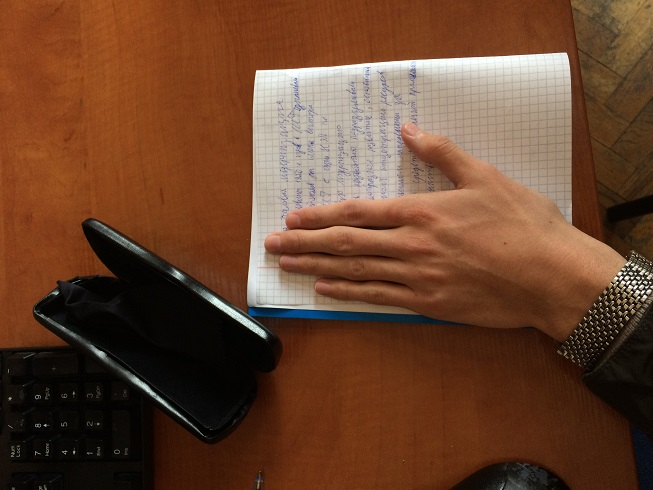
#> input picture lab4/ex1.JPG, 653 x 490 px, found by its file name
$ jupyter execute Lab4.ipynb
#> lines starting #> are read from the running program, lines starting #| are printed output that depends on the picture
# Pattern match
### Task: Сделайте self фото на некотором расстоянии от камеры с поднятой рукой. Сделайте crop вашей руки - это ваш шаблон. Исходное изображение - это матрица в которой вы будете искать шаблон.

[cell 1]
import numpy as np
import matplotlib.pyplot as plt
import matplotlib.image as pltimg
from skimage import data
from skimage.feature import match_template

template_or = pltimg.imread('.\\ex1.jpg')
#> template_or is the input picture: shape (490, 653, 3); mean R, G, B 105.8, 67.8, 45.2

r, g, b = template_or[:,:,0], template_or[:,:,1], template_or[:,:,2]
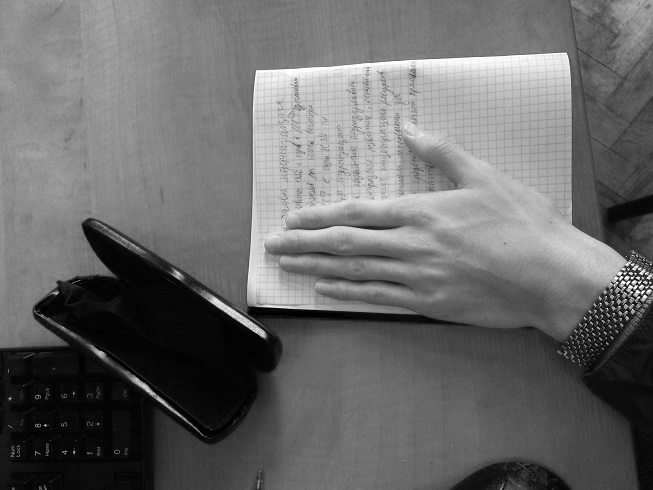
#> r: shape (490, 653); min 0, max 255, mean 105.8
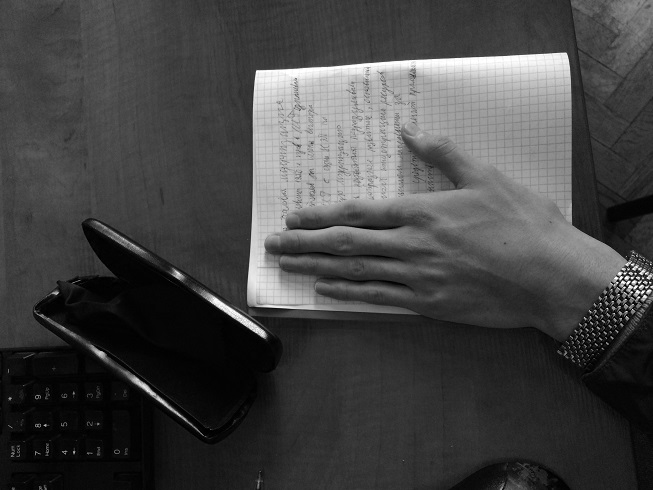
#> g: shape (490, 653); min 0, max 255, mean 67.8
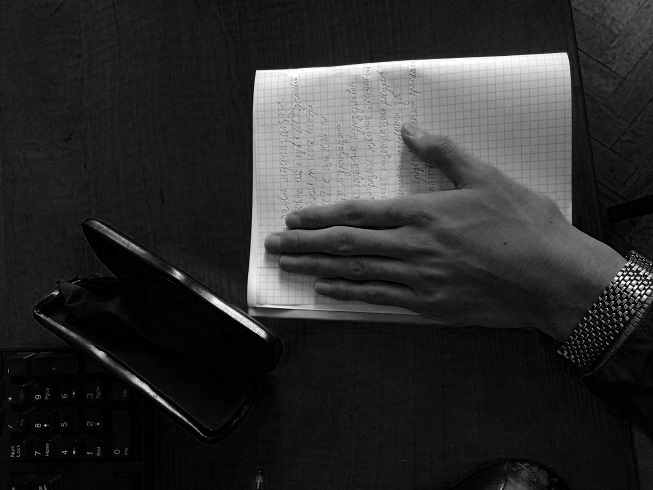
#> b: shape (490, 653); min 0, max 255, mean 45.2
or_gray = 0.2989 * r + 0.5870 * g + 0.1140 * b
hand = or_gray[100:350, 250:600]
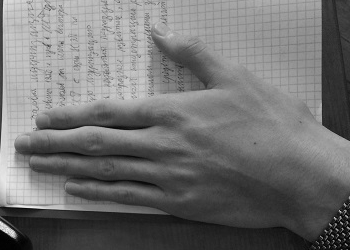
#> hand: shape (250, 350) float64; min 0.299, max 249.8, mean 113.7

result = match_template(or_gray, hand, pad_input=True)
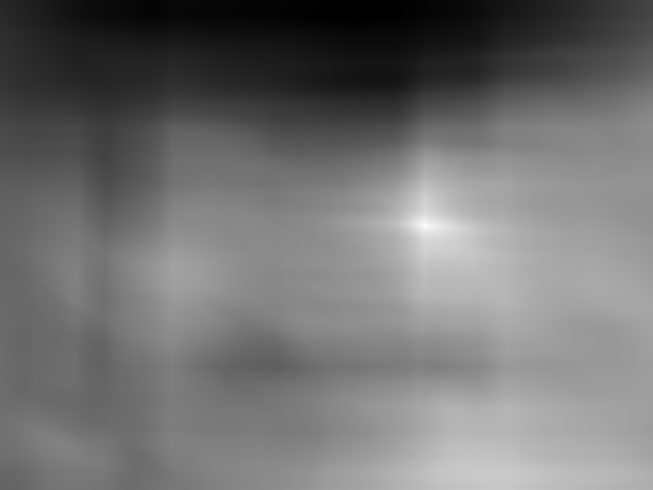
#> result: shape (490, 653) float64; min -0.629, max 1, mean 0.0989; drawn with min black and max white
ij = np.unravel_index(np.argmax(result), result.shape, order ='C')
#> ij = (225, 425)
x, y= ij[::-1]
#> x = 425; y = 225

fig = plt.figure(figsize=(8, 3))
ax1 = plt.subplot(1, 3, 1)
ax2 = plt.subplot(1, 3, 2, adjustable='box-forced')
ax3 = plt.subplot(1, 3, 3, sharex=ax2, sharey=ax2, adjustable='box-forced')

ax1.imshow(hand, cmap=plt.cm.gray)
ax1.set_title('template')

ax2.imshow(or_gray, cmap=plt.cm.gray)
ax2.set_title('image')
# highlight matched region
hhand, whand = hand.shape
#> hhand = 250; whand = 350
rect = plt.Rectangle((250, 100), whand, hhand, edgecolor='r', facecolor='none')
ax2.add_patch(rect)
ax3.imshow(result)
ax3.set_title('`match_template`\nresult')
# highlight matched region
ax3.autoscale(False)
ax3.plot(x, y, 'o', markeredgecolor='r', markerfacecolor='none', markersize=10)

plt.show()
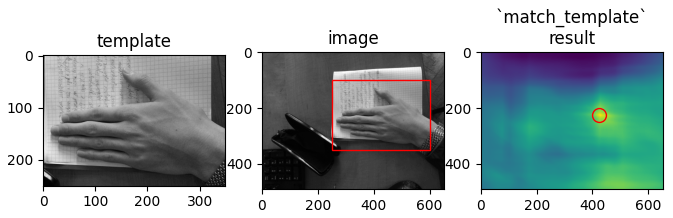
#> figure drawn by matplotlib, 3 panels
